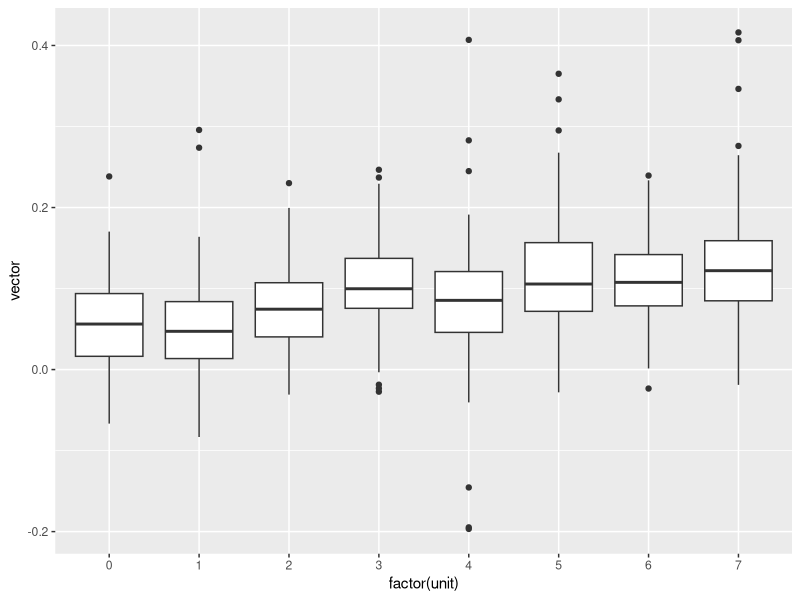
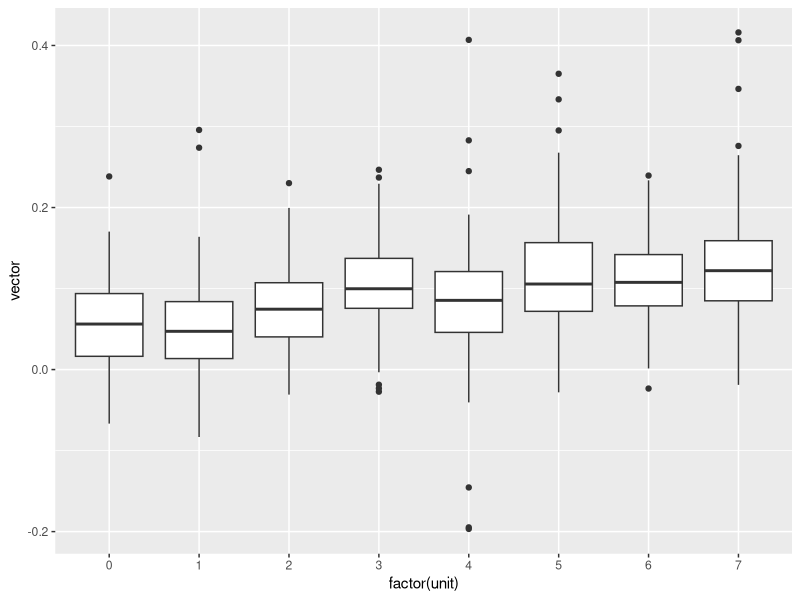

Recreate these plots in R, in order.
# Define functions.
printf <- function(...) invisible(print(sprintf(...)))
library(ggplot2)

# Read the data.
#toRm = c("Q4Q07_corr", "Q4Q13_corr")
dataWithNames<- read.csv('combinednodropna.csv', h=T) # Headers = True.

#remove user id's
data <- dataWithNames[-1]

# remove values with std of zero

toRm = c()
#check for std of 0
for (d in names(data)){
    s = sd(data[[d]], na.rm = TRUE)
    if (s == 0){
        print(d)
        toRm = c(toRm, d)
    }
}
data <- data[,!(names(data)) %in% toRm]

#quizData <- data[,grep(sprintf("^Q%dQ[0-9][0-9]_corr$",4),names(data))]
#testData <- data[,-(1:(20 * 8-2))]
#ncol(quizData)
#View(quizData)

units = c(0,1,2,3,4,5,6,7)
#units = c(4,5,6)
#quizData <- data[,1:(20*8-2)]
#testData <- data[,-(1:(20 * 8-2))]

#calulate Correlation matrix

correlationMatrix = cor(data, use = "na.or.complete")


#find how correlations compare.
correlationSums <- (apply(correlationMatrix, 2, sum )) -1
correlationMeans <- correlationSums / (ncol(data) - 1 )
#View(correlationMeans)
#print(mean(correlationMeans))


#now lets compare the quize to the test
quizCol <- correlationMatrix[,1:(20 * 8-2)]
testRow <- quizCol[-(1:(20 * 8-2)), ]
#View(testRow)
df <- data.frame(vector = numeric(), unit = numeric())
units = c(0,1,2,3,4,5,6,7)
for (i in units){
    questionsInUnit <- testRow[,grep(sprintf("^Q%dQ[0-9][0-9]_corr$",i),names(data))]
    t <- questionsInUnit[(1:5) + 5 * i,]
    f <- questionsInUnit[-((1:5) + 5 * i),]
    corInUnit <- mean(t)
    corOutUnit <- mean(f)
    printf("mean correlation of week %d quiz to week %d test questions: %f", i, i, corInUnit)
    printf("max  correlation of week %d quiz to week %d test questions: %f", i, i, max(t))
    printf("mean correlation of week %d quiz to other test questions: %f", i, corOutUnit)
    printf("max  correlation of week %d quiz to other test questions: %f", i, max(f))
    printf("the diffence of correlation: %f", corInUnit - corOutUnit)
    #View(t)
    #Sys.sleep(1200)
    df <- rbind(df, data.frame(vector= as.vector(t), unit=i))
}
ggplot(df, aes(y=vector, x=factor(unit))) + geom_boxplot()
ggsave('quizcorrelationbox.pdf')

#make graphs

